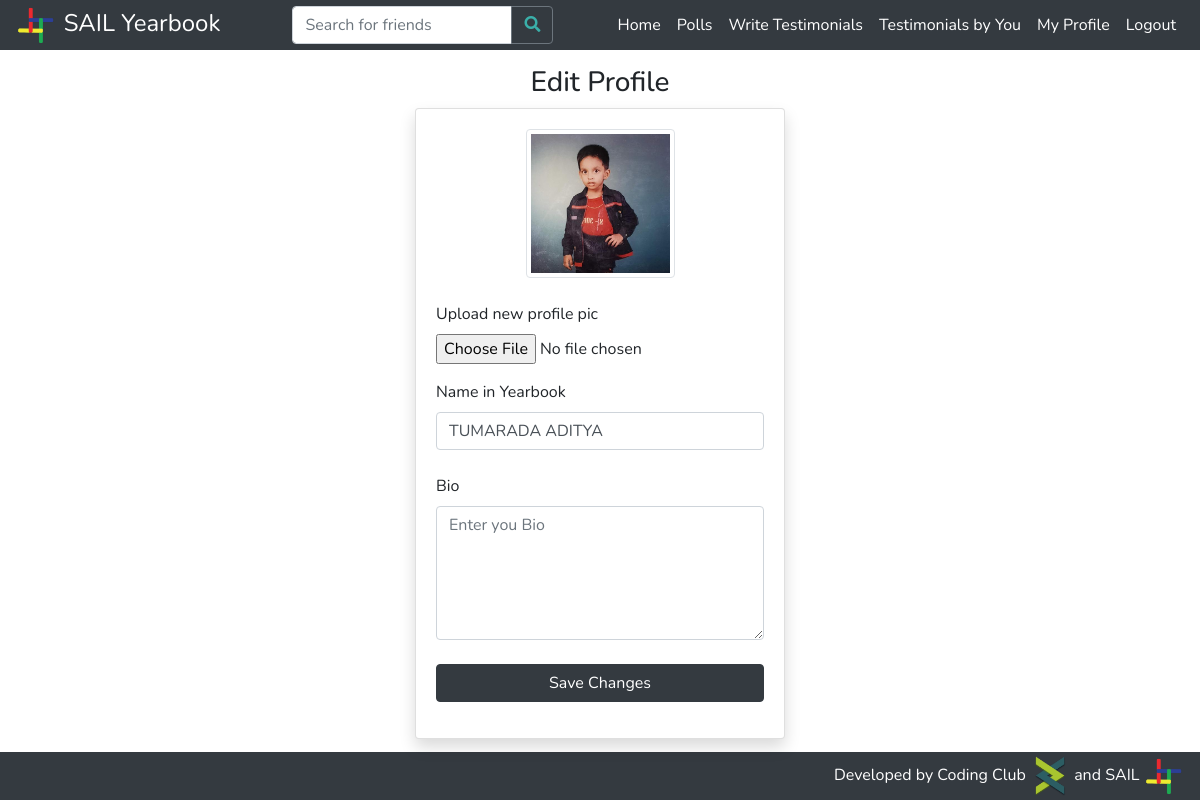
/edit_profile/ (signed in), run on the app's committed database.
### students/models.py (models this page shows, shortened)
class Profile(models.Model):
    btech = '01'
    mtech = '41'
    phd = '61'
    msc = '21'
    msr = '43'
    ma = '22'
    bdes = '02'
    mdes = '42'
    error = '00'
    program_values = (
        (btech, 'BTech'),
        (mtech, 'MTech'),
        (phd, 'PhD'),
        (msc, 'MSc'),
        (msr, 'MS-R'),
        (ma, 'MA'),
        (bdes, 'BDes'),
        (mdes, 'MDes'),
        (error, 'Error')
    )
    cse = '01'
    ece = '02'
    me = '03'
    ce = '04'
    dd = '05'
    bsbe = '06'
    cl = '07'
    cst = '22'
    eee = '08'
    ma = '23'
    ph = '21'
    rt = '54'
    hss = '41'
    enc = '51'
    env = '52'
    nt = '53'
    lst = '55'
    department_values = (
        (cse, 'Computer Science & Engineering'),
        (ece, 'Electronics & Communication Engineering'),
        (me, 'Mechanical Engineering'),
        (ce, 'Civil Engineering'),
        (dd, 'Design'),
        (bsbe, 'Biosciences & Bioengineering'),
        (cl, 'Chemical Engineering'),
        (cst, 'Chemical Science & Technology'),
        (eee, 'Electronics & Electrical Engineering'),
        (ma, 'Mathematics & Computing'),
        (ph, 'Engineering Physics'),
        (rt, 'Rural Technology'),
        (hss, 'Humanities & Social Sciences'),
        (enc, 'Centre for Energy'),
        (env, 'Centre for Environment'),
        (nt, 'Centre for Nanotechnology'),
        (lst, 'Centre for Linguistic Science & Technology'),
        (error, 'Error')
    )
    profile_pic = models.ImageField(upload_to='profile_pics/', default='profile_pics/no-profile-pic.png')
    user = models.ForeignKey(User, on_delete=models.CASCADE)
    full_name = models.CharField(max_length=100)
    rollno = models.IntegerField()
    program = models.CharField(max_length=2, choices=program_values)
    department = models.CharField(max_length=3, choices=department_values)
    bio = models.TextField(max_length=500)
    graduating = models.BooleanField(default=False)

### students/views.py (the view, shortened to what this page needs)
# urls.py: path('edit_profile/', student_views.edit_profile, name='edit_profile'),
@login_required
def edit_profile(request):
    if request.method == 'GET':
        user = User.objects.filter(username=request.user.username).first()
        profile = Profile.objects.filter(user=user).first()
        errors = [0, 0]
        if user.is_superuser:
            return error404(request)
        context = {
            'updated': False,
            'user': user,
            'profile': profile,
            'errors': errors,
            'logged_in': True
        }
        return render(request, 'editprofile.html', context)

### students/templates/editprofile.html (shortened to what this page needs)
{% extends 'base.html' %}
{% load static %}
{% block extrastyles %}
    <link rel="stylesheet" href="{% static 'css/cropper-1.5.6.min.css' %}">
{% endblock %}
{% block content %}
    <div class="container-fluid">
        <div class="row mb-2">
            <div class="col-xl-4"></div>
            <div class="col-xl-4">
                <h3 class="text-center">Edit Profile</h3>
                <div class="card shadow">
                    <div class="card-body">
                        <div class="row">
                            <div class="col-xl-3"></div>
                            <div class="col-xl-6 text-center">
                                <img class="img-thumbnail" src="{{ profile.profile_pic.url }}" alt="Profile Picture">
                            </div>
                            <div class="col-xl-3"></div>
                        </div>
                        <br>
                        <form method="post" action="{% url 'upload_profile_pic' %}" enctype="multipart/form-data" id="profile-pic-upload-form">
                            <div class="form-group">
                                <label for="profile-pic-upload-input">Upload new profile pic</label>
                                <input class="form-control-file" type="file" name="profile_pic" id="profile-pic-upload-input" autocomplete="off">
                            </div>
                        </form>
                        <form method="post" action="{% url 'edit_profile' %}">
                            <div class="form-group">
                                <label for="yearbook-name">Name in Yearbook</label>
                                <input class="form-control {% if errors.0 %}is-invalid{% endif %}" id="yearbook-name" placeholder="Name as you want in the Yearbook" name="name" value="{{ profile.full_name }}" autocomplete="off">
                                <br>
                                <label for="yearbook-bio">Bio</label>
                                <textarea class="form-control {% if errors.1 %}is-invalid{% endif %}" id="yearbook-bio" rows="5" placeholder="Enter you Bio" name="bio" autocomplete="off">{{ profile.bio }}</textarea>
                                <br>
                                <button class="btn btn-dark" style="width:100%;" type="submit">Save Changes</button>
                            </div>
                        </form>
                    </div>
                </div>
            </div>
            <div class="col-xl-4"></div>
        </div>
    </div>
{% endblock %}

### students/templates/base.html (style rules this page uses)
body { padding-top: 50px; }

### data on the page
Profile: profile_pic (picture), name "TUMARADA ADITYA"
